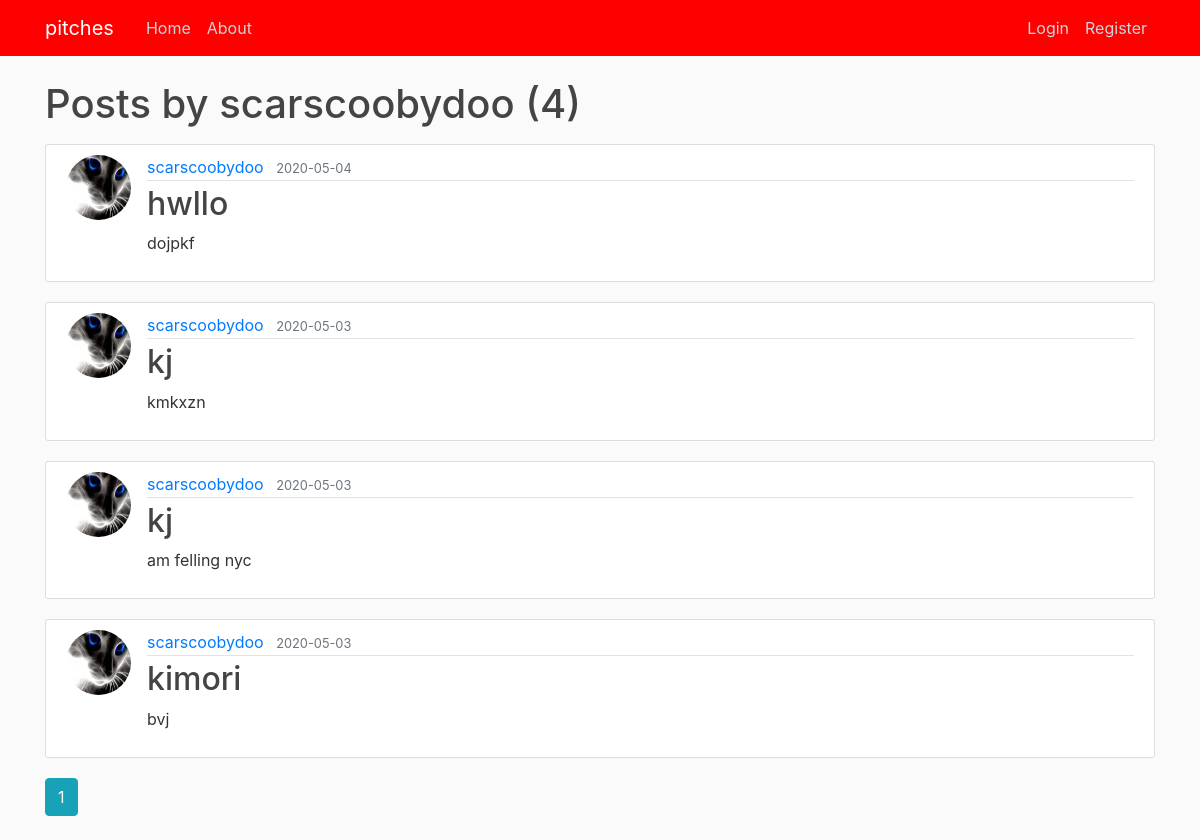
/user/scarscoobydoo, run on the app's committed database.
### flask3/models.py (models this page shows, shortened)
class User(db.Model,UserMixin):
    id = db.Column(db.Integer, primary_key=True)
    username = db.Column(db.String(20), unique=True, nullable=False)
    email = db.Column(db.String(120), unique=True, nullable=False)
    image_file = db.Column(db.String(20), nullable=False, default='default.jpg')
    password = db.Column(db.String(60), nullable=False)
    posts = db.relationship('Post', backref='author', lazy=True)
    comment = db.relationship('Comment', backref='author', lazy=True)

class Post(db.Model):
    id = db.Column(db.Integer, primary_key=True)
    title = db.Column(db.String(100), nullable=False)
    date_posted = db.Column(db.DateTime, nullable=False, default=datetime.utcnow)
    content = db.Column(db.Text, nullable=False)
    user_id = db.Column(db.Integer, db.ForeignKey('user.id'), nullable=False)

### flask3/users/routes.py (the view)
@users.route("/user/<string:username>")
def user_posts(username):
    page = request.args.get('page', 1, type=int)
    user = User.query.filter_by(username=username).first_or_404()
    posts = Post.query.filter_by(author=user)\
        .order_by(Post.date_posted.desc())\
        .paginate(page=page, per_page=5)
    return render_template('user_posts.html', posts=posts, user=user)

### flask3/templates/user_posts.html
{% extends "layout.html" %}
{% block content %}
    <h1 class="mb-3">Posts by {{ user.username }} ({{ posts.total }})</h1>
    {% for post in posts.items %}
        <article class="media content-section">
          <img class="rounded-circle article-img" src="{{ url_for('static', filename='profile_pics/' + post.author.image_file) }}">
          <div class="media-body">
            <div class="article-metadata">
              <a class="mr-2" href="{{ url_for('users.user_posts', username=post.author.username) }}">{{ post.author.username }}</a>
              <small class="text-muted">{{ post.date_posted.strftime('%Y-%m-%d') }}</small>
            </div>
            <h2><a class="article-title" href="{{ url_for('posts.post', post_id=post.id) }}">{{ post.title }}</a></h2>
            <p class="article-content">{{ post.content }}</p>
          </div>
        </article>
    {% endfor %}
    {% for page_num in posts.iter_pages(left_edge=1, right_edge=1, left_current=1, right_current=2) %}
      {% if page_num %}
        {% if posts.page == page_num %}
          <a class="btn btn-info mb-4" href="{{ url_for('users.user_posts', username=user.username, page=page_num) }}">{{ page_num }}</a>
        {% else %}
          <a class="btn btn-outline-info mb-4" href="{{ url_for('users.user_posts', username=user.username, page=page_num) }}">{{ page_num }}</a>
        {% endif %}
      {% else %}
        ...
      {% endif %}
    {% endfor %}
{% endblock content %}

### flask3/templates/layout.html (shortened to what this page needs)
<!doctype html>
<html lang="en">
<head>
  <link rel="stylesheet" href="https://stackpath.bootstrapcdn.com/bootstrap/4.3.1/css/bootstrap.min.css"
>
  <link rel="stylesheet" type="text/css" href="{{ url_for('static', filename='main.css') }}">
</head>
<body>
  <header class="site-header">
    <nav class="navbar navbar-expand-md navbar-dark bg-steel fixed-top">
      <div class="container">
        <a class="navbar-brand mr-4" href="/"> pitches</a>
        <div class="collapse navbar-collapse" id="navbarToggle">
          <div class="navbar-nav mr-auto">
            <a class="nav-item nav-link" href="{{ url_for('main.home')}}">Home</a>
            <a class="nav-item nav-link" href="{{ url_for('main.about')}}">About</a>
          </div>
          <div class="navbar-nav">
            {% if current_user.is_authenticated %}
            <a class="nav-item nav-link" href="{{url_for('posts.comments') }}">comments</a>
            <a class="nav-item nav-link" href="{{url_for('posts.new_post') }}">New pitch</a>
            <a class="nav-item nav-link" href="{{ url_for('users.account') }}">Account</a>
            <a class="nav-item nav-link" href="{{ url_for('users.logout') }}">Logout</a>
            {% else %}
            <a class="nav-item nav-link" href="{{ url_for('users.login')  }}">Login</a>
            <a class="nav-item nav-link" href="{{url_for('users.register') }}">Register</a>
            {% endif %}
          </div>
        </div>
      </div>
    </nav>
  </header>
  <main role="main" class="container">
    <div class="row">
      <div class="col-md-12">
        {% block content %}{% endblock %}
      </div>
    </div>
  </main>
</body>
</html>

### flask3/static/main.css (style rules this page uses)
body { background: #fafafa; color: #333333; margin-top: 5rem; }
h1, h2, h3, h4, h5, h6 { color: #444444; }
.bg-steel { background-color: red; }
.site-header .navbar-nav .nav-link { color: #cbd5db; }
.content-section { background: #ffffff; padding: 10px 20px; border: 1px solid #dddddd; border-radius: 3px; margin-bottom: 20px; }
.article-title { color: #444444; }
.article-content { white-space: pre-line; }
.article-img { height: 65px; width: 65px; margin-right: 16px; }
.article-metadata { padding-bottom: 1px; margin-bottom: 4px; border-bottom: 1px solid #e3e3e3 }

### data on the page
User: username "scarscoobydoo"
Post: image_file (picture), author.username "scarscoobydoo", date_posted "2020-05-04", title "hwllo", content "dojpkf"
Post: image_file (picture), author.username "scarscoobydoo", date_posted "2020-05-03", title "kj", content "kmkxzn"
Post: image_file (picture), author.username "scarscoobydoo", date_posted "2020-05-03", title "kj", content "am felling nyc"
Post: image_file (picture), author.username "scarscoobydoo", date_posted "2020-05-03", title "kimori", content "bvj"

### other printed values
{{ posts.total }} "4"
{{ page_num }} "1"
